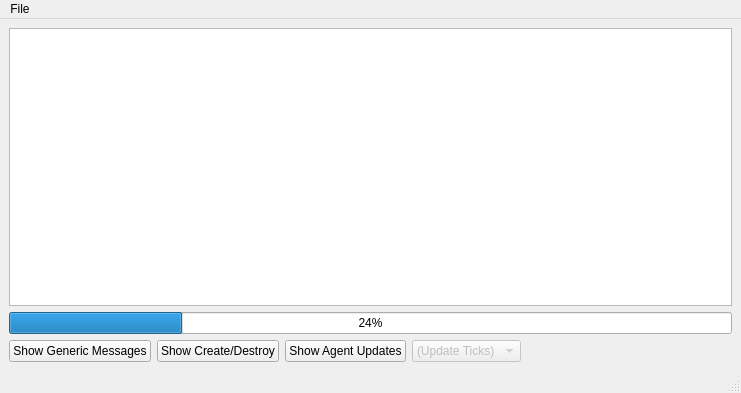
<?xml version="1.0" encoding="UTF-8"?>
<ui version="4.0">
 <class>main_window</class>
 <widget class="QMainWindow" name="main_window">
  <property name="geometry">
   <rect>
    <x>0</x>
    <y>0</y>
    <width>741</width>
    <height>393</height>
   </rect>
  </property>
  <property name="windowTitle">
   <string>Agent Concurrency Checker</string>
  </property>
  <widget class="QWidget" name="centralwidget">
   <layout class="QVBoxLayout" name="verticalLayout">
    <item>
     <widget class="QGraphicsView" name="agViewCanvas"/>
    </item>
    <item>
     <widget class="QProgressBar" name="fileProgress">
      <property name="value">
       <number>24</number>
      </property>
     </widget>
    </item>
    <item>
     <layout class="QHBoxLayout" name="horizontalLayout">
      <item>
       <widget class="QPushButton" name="viewGeneral">
        <property name="text">
         <string>Show Generic Messages</string>
        </property>
        <property name="checkable">
         <bool>true</bool>
        </property>
       </widget>
      </item>
      <item>
       <widget class="QPushButton" name="viewCreateDestroy">
        <property name="text">
         <string>Show Create/Destroy</string>
        </property>
        <property name="checkable">
         <bool>true</bool>
        </property>
       </widget>
      </item>
      <item>
       <widget class="QPushButton" name="viewUpdates">
        <property name="text">
         <string>Show Agent Updates</string>
        </property>
        <property name="checkable">
         <bool>true</bool>
        </property>
       </widget>
      </item>
      <item>
       <widget class="QComboBox" name="agTicksCmb">
        <property name="enabled">
         <bool>false</bool>
        </property>
        <item>
         <property name="text">
          <string>(Update Ticks)</string>
         </property>
        </item>
       </widget>
      </item>
      <item>
       <spacer name="horizontalSpacer">
        <property name="orientation">
         <enum>Qt::Horizontal</enum>
        </property>
        <property name="sizeHint" stdset="0">
         <size>
          <width>40</width>
          <height>20</height>
         </size>
        </property>
       </spacer>
      </item>
     </layout>
    </item>
   </layout>
  </widget>
  <widget class="QMenuBar" name="menubar">
   <property name="geometry">
    <rect>
     <x>0</x>
     <y>0</y>
     <width>741</width>
     <height>26</height>
    </rect>
   </property>
   <widget class="QMenu" name="menuFile">
    <property name="title">
     <string>File</string>
    </property>
    <addaction name="menuOpenTraceFile"/>
    <addaction name="menuItemQuit"/>
   </widget>
   <addaction name="menuFile"/>
  </widget>
  <widget class="QStatusBar" name="statusbar"/>
  <action name="menuOpenTraceFile">
   <property name="text">
    <string>Open Trace File</string>
   </property>
  </action>
  <action name="menuItemQuit">
   <property name="text">
    <string>Quit</string>
   </property>
  </action>
 </widget>
 <resources/>
 <connections>
  <connection>
   <sender>menuItemQuit</sender>
   <signal>activated()</signal>
   <receiver>main_window</receiver>
   <slot>close()</slot>
   <hints>
    <hint type="sourcelabel">
     <x>-1</x>
     <y>-1</y>
    </hint>
    <hint type="destinationlabel">
     <x>370</x>
     <y>196</y>
    </hint>
   </hints>
  </connection>
 </connections>
</ui>
